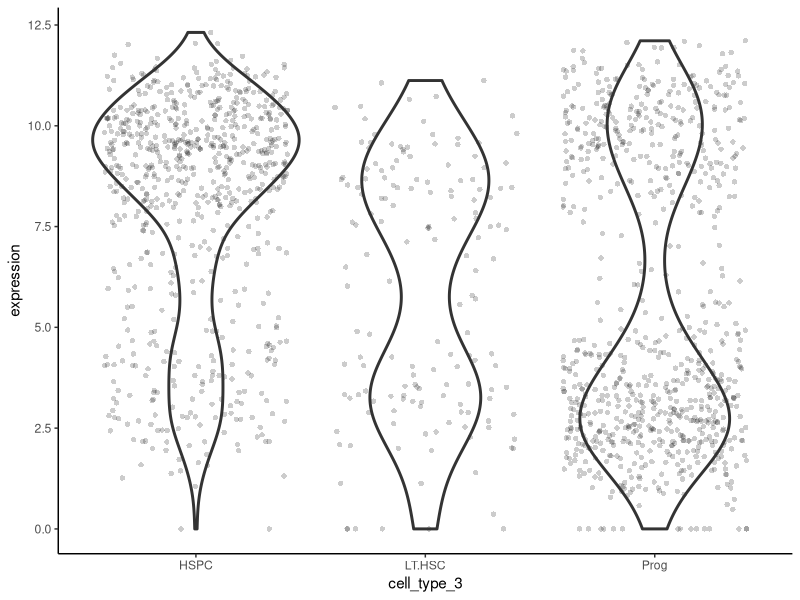
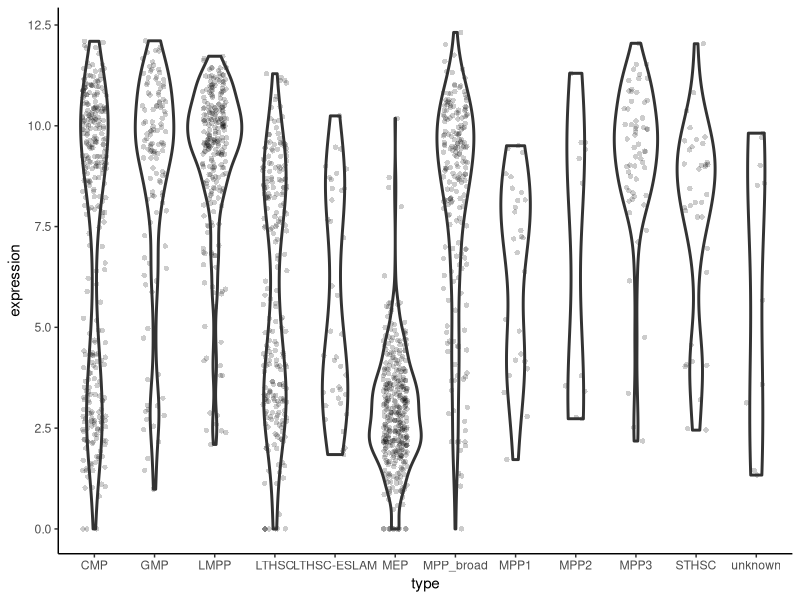
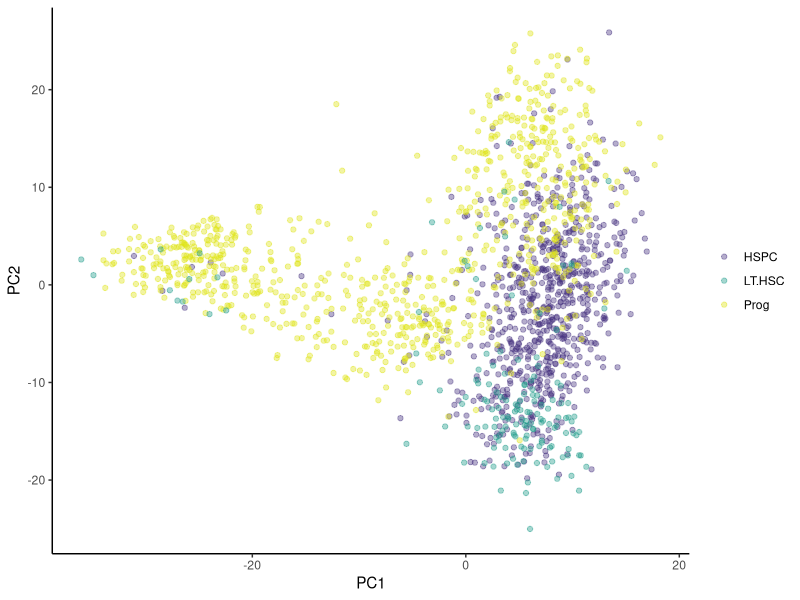
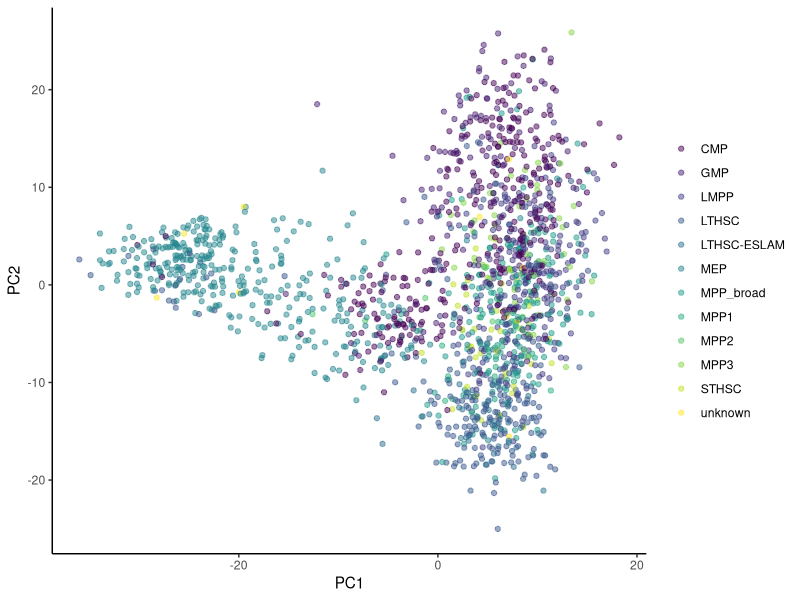
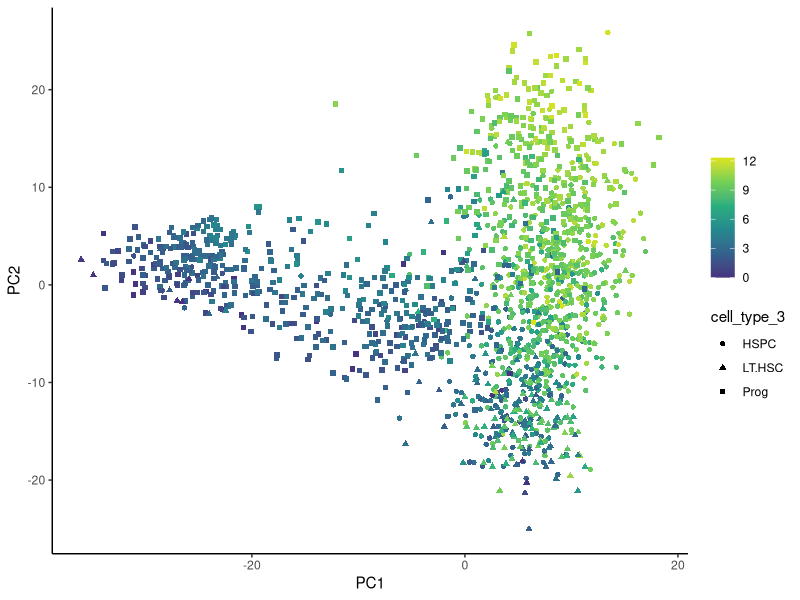
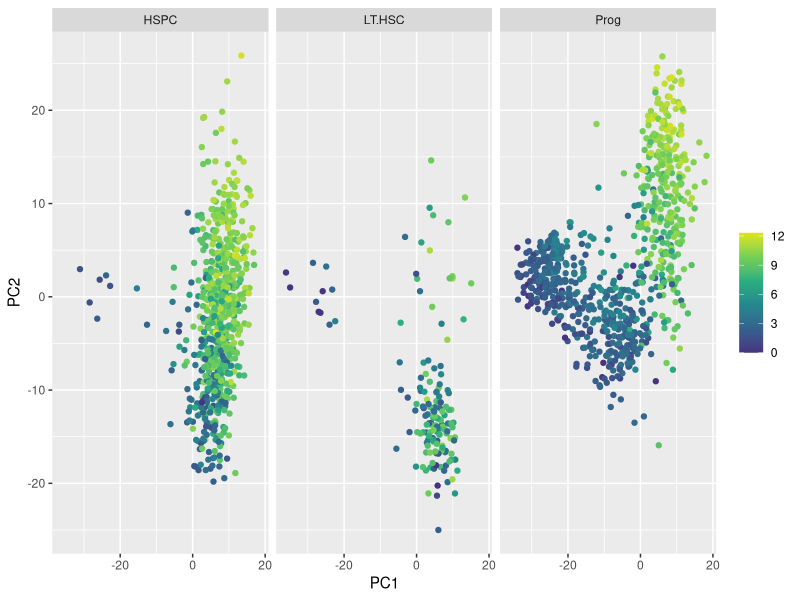

These charts were generated, in order, by the following R code:
## ---- chunk 1
#| echo: false
library(tidyverse)
## ---- chunk 2
# 🐭 import the three datasets
lthsc <- read_csv("data-raw/surfaceome_lthsc.csv")
hspc <- read_csv("data-raw/surfaceome_hspc.csv")
prog <- read_csv("data-raw/surfaceome_prog.csv")
## ---- chunk 3
#| echo: false
# number of columns in each dataset
nlthsc <- ncol(lthsc) - 1
nhspc <- ncol(hspc) - 1
nprog <- ncol(prog) - 1
ntotal <- nlthsc + nhspc + nprog
## ---- chunk 4
#  combine the three datasets
cell_expr <- hspc |>
  left_join(prog, 
            by = "ensembl_gene_id") |> 
  left_join(lthsc, 
            by = "ensembl_gene_id")
## ---- chunk 5
# 🐭 import the gene information
gene_info <- read_csv("results/hspc_prog_results.csv") |> 
  select(ensembl_gene_id, external_gene_name, description)
## ---- chunk 6
# 🐭 join the gene information to the cell_expr data
cell_expr <- cell_expr |> 
  left_join(gene_info, 
            by = "ensembl_gene_id")
## ---- chunk 7
cell <- read_csv("data-raw/er_cell_types.csv")

## ---- chunk 8
cell |> 
  group_by(type) |>
  count()
## ---- chunk 9
# 🐭 pivot the cell_expr data
cell_expr_long <- cell_expr |> 
  pivot_longer(cols = -c(ensembl_gene_id, 
                         external_gene_name, 
                         description),
               names_to = "cell_id", 
               values_to = "expression")
## ---- chunk 10
cell_expr_long <- cell_expr_long |> 
  extract(cell_id, 
          remove = FALSE,
          c("cell_type_3", "cell_number"),
          "([a-zA-Z.]{4, 6})_([0-9]{3})")
## ---- chunk 11
cell_expr_long <- cell_expr_long |> 
  left_join(cell |> select(cell_id, type), 
            by = "cell_id")
## ---- chunk 12
# 🐭 plot the expression of Emb in each cell type
cell_expr_long |> 
  filter(external_gene_name == "Emb") |> 
  ggplot(aes(x = cell_type_3, y = expression)) +
  geom_jitter(width = 0.4, alpha = 0.2, pch = 16) +
  geom_violin(fill = NA, linewidth = 1) +
  theme_classic()
## ---- chunk 13
# 🐭 plot the expression of Emb in each cell type
cell_expr_long |> 
  filter(external_gene_name == "Emb") |> 
  ggplot(aes(x = type, y = expression)) +
  geom_jitter(width = 0.2, alpha = 0.2, pch = 16) +
  geom_violin(fill = NA, linewidth = 1) +
  theme_classic()
## ---- chunk 14
cell_expr_trans <- cell_expr |> 
  dplyr::select(starts_with(c("HSPC_", "Prog_", "LT.HSC_"))) |>
  t() |> 
  data.frame()
## ---- chunk 15
colnames(cell_expr_trans) <- cell_expr$ensembl_gene_id
## ---- chunk 16
pca <- cell_expr_trans |>
  prcomp(rank. = 8)
## ---- chunk 17
pca_labelled <- data.frame(pca$x,
                           cell_id = row.names(cell_expr_trans))
## ---- chunk 18
pca_labelled <- pca_labelled |> 
  extract(cell_id, 
          remove = FALSE,
          c("cell_type_3", "cell_number"),
          "([a-zA-Z.]{4, 6})_([0-9]{3})")
## ---- chunk 19
pca_labelled <- pca_labelled |> 
  left_join(cell |> select(cell_id, type), 
            by = "cell_id")
## ---- chunk 20
pca_labelled <- pca_labelled |> 
  left_join(cell_expr_long |> 
              filter(external_gene_name == "Emb") |> 
              select(cell_id, "Emb_expr" = expression), 
            by = "cell_id")
## ---- chunk 21
pca_labelled |> 
  ggplot(aes(x = PC1, y = PC2, 
             colour = cell_type_3)) +
  geom_point(alpha = 0.4) +
  scale_colour_viridis_d(end = 0.95, begin = 0.15,
                         name = NULL) +
  theme_classic()

## ---- chunk 22
pca_labelled |> 
  ggplot(aes(x = PC1, y = PC2, 
             colour = type)) +
  geom_point(alpha = 0.5) +
  scale_colour_viridis_d(name = NULL) +
  theme_classic()

## ---- chunk 23
pca_labelled |> 
  ggplot(aes(x = PC1, y = PC2, 
             colour = Emb_expr,
             shape = cell_type_3)) +
  geom_point() +
  scale_colour_viridis_c(end = 0.95, begin = 0.15,
                         name = NULL) +
  theme_classic()

## ---- chunk 24
pca_labelled |> 
  ggplot(aes(x = PC1, y = PC2, 
             colour = Emb_expr)) +
  geom_point() +
  scale_colour_viridis_c(end = 0.95, begin = 0.15,
                         name = NULL) +
  facet_wrap(~cell_type_3)

